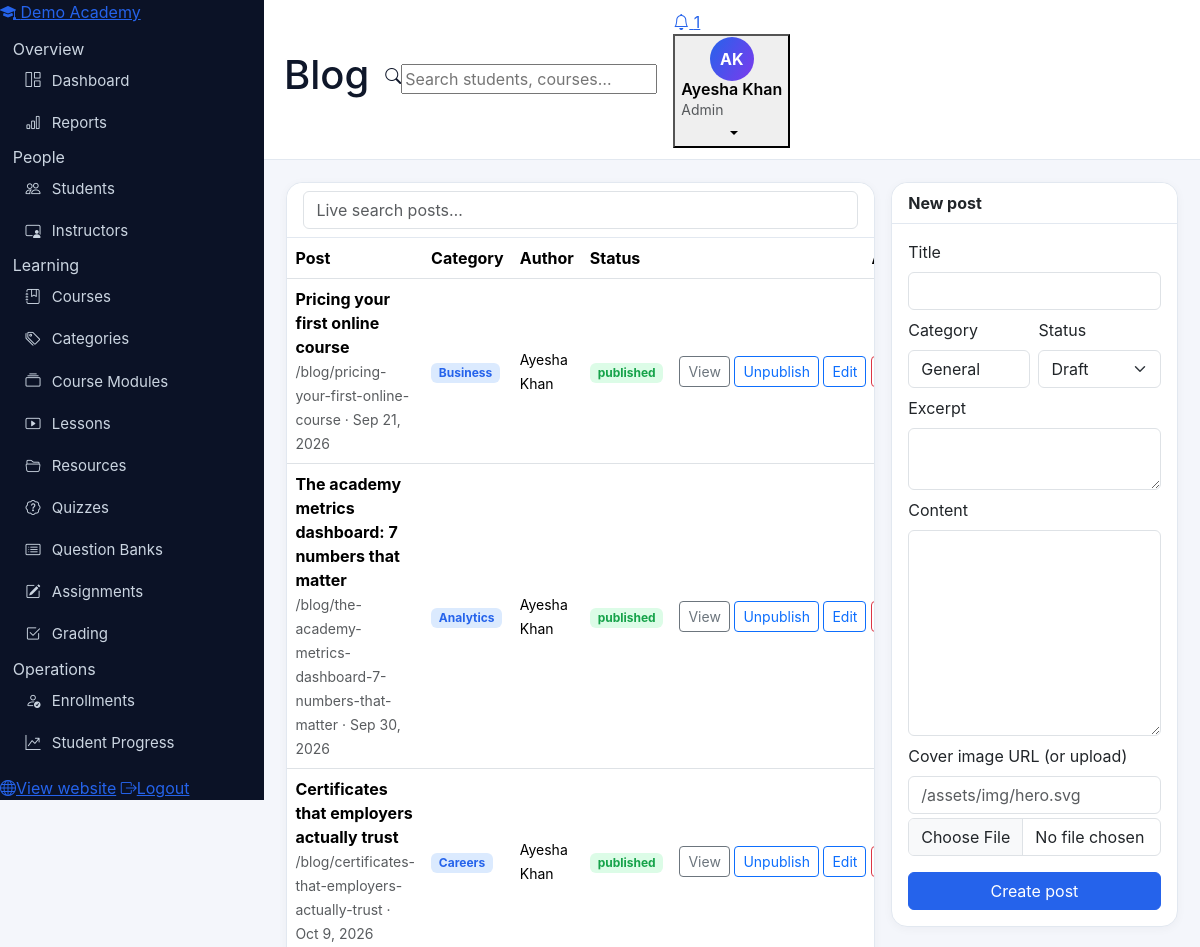
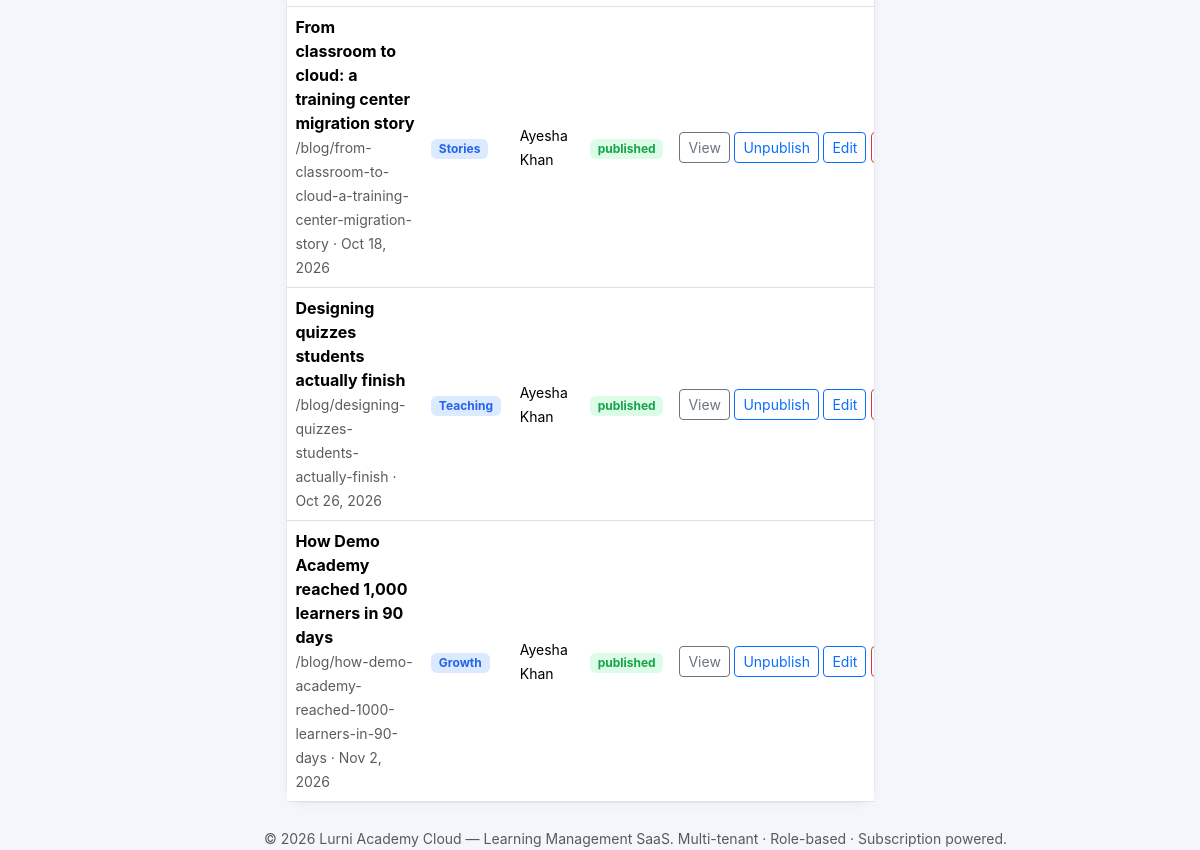
The page /admin/blog.php (signed in) on the database its author committed (2 pictures, top to bottom).
### tables this page shows
CREATE TABLE tenants (
  id INT UNSIGNED AUTO_INCREMENT PRIMARY KEY,
  name VARCHAR(160) NOT NULL,
  slug VARCHAR(160) NOT NULL UNIQUE,
  org_type ENUM('academy','school','university','training_center','individual') NOT NULL DEFAULT 'academy',
  email VARCHAR(190) NULL,
  phone VARCHAR(40) NULL,
  website VARCHAR(190) NULL,
  country VARCHAR(80) NULL,
  logo VARCHAR(255) NULL,
  status ENUM('active','suspended','cancelled') NOT NULL DEFAULT 'active',
  created_at DATETIME NOT NULL DEFAULT CURRENT_TIMESTAMP,
  updated_at DATETIME NOT NULL DEFAULT CURRENT_TIMESTAMP ON UPDATE CURRENT_TIMESTAMP
);

CREATE TABLE blog_posts (
  id INT UNSIGNED AUTO_INCREMENT PRIMARY KEY,
  tenant_id INT UNSIGNED NULL,
  author_id INT UNSIGNED NULL,
  title VARCHAR(190) NOT NULL,
  slug VARCHAR(190) NOT NULL,
  category VARCHAR(60) NULL,
  excerpt VARCHAR(255) NULL,
  content TEXT NULL,
  cover_image VARCHAR(255) NULL,
  status ENUM('draft','published') NOT NULL DEFAULT 'draft',
  published_at DATETIME NULL,
  created_at DATETIME NOT NULL DEFAULT CURRENT_TIMESTAMP,
  updated_at DATETIME NOT NULL DEFAULT CURRENT_TIMESTAMP ON UPDATE CURRENT_TIMESTAMP,
  UNIQUE KEY uq_blog_tenant_slug (tenant_id, slug),
  INDEX idx_blog_status (status),
  CONSTRAINT fk_blog_tenant FOREIGN KEY (tenant_id) REFERENCES tenants(id) ON DELETE CASCADE,
  CONSTRAINT fk_blog_author FOREIGN KEY (author_id) REFERENCES users(id) ON DELETE SET NULL
);

CREATE TABLE users (
  id INT UNSIGNED AUTO_INCREMENT PRIMARY KEY,
  tenant_id INT UNSIGNED NULL,
  name VARCHAR(120) NOT NULL,
  email VARCHAR(190) NOT NULL UNIQUE,
  password_hash VARCHAR(255) NOT NULL,
  role ENUM('super_admin','admin','instructor','student') NOT NULL DEFAULT 'student',
  status ENUM('active','pending','suspended') NOT NULL DEFAULT 'active',
  avatar VARCHAR(255) NULL,
  phone VARCHAR(40) NULL,
  email_verified_at DATETIME NULL,
  verification_token VARCHAR(120) NULL,
  activation_token VARCHAR(120) NULL,
  two_factor_secret VARCHAR(120) NULL,
  remember_token VARCHAR(64) NULL,
  failed_attempts TINYINT UNSIGNED NOT NULL DEFAULT 0,
  locked_until DATETIME NULL,
  last_login_at DATETIME NULL,
  created_at DATETIME NOT NULL DEFAULT CURRENT_TIMESTAMP,
  updated_at DATETIME NOT NULL DEFAULT CURRENT_TIMESTAMP ON UPDATE CURRENT_TIMESTAMP,
  INDEX idx_users_tenant (tenant_id),
  INDEX idx_users_role (role),
  CONSTRAINT fk_users_tenant FOREIGN KEY (tenant_id) REFERENCES tenants(id) ON DELETE CASCADE
);

### includes/functions.php (called while the page is built, shortened)
<?php
function e(?string $v): string { return htmlspecialchars($v ?? '', ENT_QUOTES, 'UTF-8'); }
function current_user(): ?array { return $_SESSION['user'] ?? null; }

### includes/auth.php (called while the page is built, shortened)
<?php
require_once __DIR__ . '/functions.php';
function role_home(string $role): string {
    return match ($role) {
        'super_admin' => '/super-admin/index.php',
        'admin'       => '/admin/dashboard.php',
        'instructor'  => '/instructor/dashboard.php',
        'student'     => '/student/dashboard.php',
        default       => '/index.php',
    };
}

### admin/blog.php (the view, shortened to what this page needs)
<?php
require_once __DIR__ . '/../includes/auth.php';
$pdo = db(); check_tenant_active($pdo);
$tid = require_tenant();
$pageTitle = 'Blog'; $active = 'blog';
$s = $pdo->prepare("SELECT bp.*, u.name AS author_name FROM blog_posts bp LEFT JOIN users u ON u.id=bp.author_id
    WHERE bp.tenant_id=? ORDER BY bp.id DESC");
$s->execute([$tid]); $rows = $s->fetchAll();
$edit = null;
require __DIR__ . '/../includes/header.php';
?>
<div class="row g-3">
  <div class="col-xl-8"><div class="card">
    <div class="card-header bg-white"><input class="form-control" type="search" placeholder="Live search posts…" data-live-search="#blogTable"></div>
    <div class="table-responsive"><table class="table table-hover align-middle mb-0" id="blogTable">
      <thead><tr><th>Post</th><th>Category</th><th>Author</th><th>Status</th><th class="text-end">Actions</th></tr></thead><tbody>
      <?php foreach ($rows as $r): ?>
      <tr><td><strong><?= e($r['title']) ?></strong><br><small class="text-muted">/blog/<?= e($r['slug']) ?><?= $r['published_at'] ? ' · ' . e(date('M j, Y', strtotime((string)$r['published_at']))) : '' ?></small></td>
        <td><span class="badge bg-primary-subtle text-primary"><?= e($r['category'] ?? 'General') ?></span></td>
        <td><small><?= e($r['author_name'] ?? '—') ?></small></td>
        <td><span class="badge bg-<?= $r['status'] === 'published' ? 'success' : 'secondary' ?>-subtle text-<?= $r['status'] === 'published' ? 'success' : 'secondary' ?>"><?= e($r['status']) ?></span></td>
        <td class="text-end text-nowrap">
          <?php if ($r['status'] === 'published'): ?><a class="btn btn-sm btn-outline-secondary" href="/blog-post.php?slug=<?= e($r['slug']) ?>" target="_blank" rel="noopener">View</a><?php endif; ?>
          <form method="post" class="d-inline"><button class="btn btn-sm btn-outline-primary"><?= $r['status'] === 'published' ? 'Unpublish' : 'Publish' ?></button></form>
          <a class="btn btn-sm btn-outline-primary" href="?edit=<?= (int)$r['id'] ?>">Edit</a>
          <form method="post" class="d-inline" onsubmit="return confirm('Delete this post?')"><button class="btn btn-sm btn-outline-danger"></button></form></td></tr>
      <?php endforeach; ?>
      </tbody></table></div></div></div>
  <div class="col-xl-4"><div class="card"><div class="card-header bg-white fw-bold"><?= $edit ? 'Edit post' : 'New post' ?></div><div class="card-body">
    <form method="post" enctype="multipart/form-data"><?= csrf_field() ?><input type="hidden" name="action" value="save"><input type="hidden" name="id" value="<?= (int)($edit['id'] ?? 0) ?>">
      <div class="mb-2"><label class="form-label">Title</label><input class="form-control" name="title" required value="<?= e($edit['title'] ?? '') ?>"></div>
      <div class="row g-2">
        <div class="col-6 mb-2"><label class="form-label">Category</label><input class="form-control" name="category" value="<?= e($edit['category'] ?? 'General') ?>"></div>
        <div class="col-6 mb-2"><label class="form-label">Status</label><select class="form-select" name="status"><option value="draft" <?= ($edit['status'] ?? 'draft') === 'draft' ? 'selected' : '' ?>>Draft</option></select></div>
      </div>
      <div class="mb-2"><label class="form-label">Excerpt</label><textarea class="form-control" name="excerpt" rows="2"><?= e($edit['excerpt'] ?? '') ?></textarea></div>
      <div class="mb-2"><label class="form-label">Content</label><textarea class="form-control" name="content" rows="8"><?= e($edit['content'] ?? '') ?></textarea></div>
      <div class="mb-3"><label class="form-label">Cover image URL (or upload)</label><input class="form-control mb-1" name="cover_image" value="<?= e($edit['cover_image'] ?? '') ?>" placeholder="/assets/img/hero.svg">
        <input class="form-control" type="file" name="cover_file" accept=".png,.jpg,.jpeg,.webp"></div>
      <button class="btn btn-primary w-100"><?= $edit ? 'Update post' : 'Create post' ?></button>
    </form></div></div></div>
</div>
<?php require __DIR__ . '/../includes/footer.php'; ?>

### includes/sidebar.php (shortened to what this page needs)
<?php
$u = current_user();
$role = $u['role'] ?? 'student';
$active = $active ?? '';
$tenantName = $tenantName ?? APP_NAME;
$items = $menus[$role] ?? $menus['student'];
?>
<aside class="sidebar" id="appSidebar">
  <a class="sidebar-brand" href="<?= e(role_home($role)) ?>">
    <span class="brand-mark"><i class="bi bi-mortarboard-fill"></i></span>
    <span class="brand-text"><?= e($tenantName) ?></span>
  </a>
  <nav class="sidebar-nav">
    <?php foreach ($items as $item): ?>
      <?php if (isset($item['section'])): ?>
        <div class="nav-section"><?= e($item['section']) ?></div>
      <?php else: ?>
        <a class="nav-link-app <?= $active === $item['key'] ? 'active' : '' ?>" href="<?= e($item['href']) ?>">
          <i class="bi <?= e($item['icon']) ?>"></i><span><?= e($item['label']) ?></span>
        </a>
      <?php endif; ?>
    <?php endforeach; ?>
  </nav>
  <div class="sidebar-foot">
    <a class="nav-link-app" href="/index.php"><i class="bi bi-globe"></i><span>View website</span></a>
    <a class="nav-link-app" href="/auth/logout.php"><i class="bi bi-box-arrow-right"></i><span>Logout</span></a>
  </div>
</aside>

### assets/css/style.css (style rules this page uses)
:root { --blue:#2563eb; --blue-dark:#1d4ed8; --violet:#7c3aed; --violet-soft:#ede9fe; --ink:#0f172a; --muted:#64748b; --line:#e2e8f0; --bg:#f4f6fb; --card:#ffffff; --grad:linear-gradient(120deg,#2563eb 0%,#7c3aed 100%); --grad-soft:linear-gradient(135deg,#dbeafe 0%,#ede9fe 55%,#ffffff 100%); }
body { background:var(--bg);color:var(--ink);font-family:'Inter',system-ui,-apple-system,'Segoe UI',Roboto,sans-serif; }
a { color:var(--blue); }
.btn-primary { background:var(--blue);border-color:var(--blue); }
.sidebar { width:264px;background:#0b1226;color:#cbd5e1;display:flex;flex-direction:column;position:sticky;top:0;height:100vh;flex-shrink:0;z-index:60; }
.sidebar nav { padding:.8rem;overflow-y:auto;flex:1; }
.sidebar nav a { display:flex;align-items:center;gap:.7rem;color:#cbd5e1;text-decoration:none;padding:.55rem .8rem;border-radius:10px;font-size:.94rem;margin-bottom:2px; }
.card { border:1px solid var(--line);border-radius:16px;box-shadow:0 2px 10px rgba(15,23,42,.04); }
.card-header { border-bottom:1px solid var(--line);border-radius:16px 16px 0 0 !important; }
.badge.bg-primary-subtle { background:#dbeafe !important; }
.badge.bg-success-subtle { background:#dcfce7 !important; }
.text-primary { color:var(--blue) !important; }
.text-success { color:#16a34a !important; }

### rows shown on the page
tenants: name "Demo Academy"
blog_posts: title "Pricing your first online course", slug "pricing-your-first-online-course", published_at "Sep 21, 2026", category "Business", author.name "Ayesha Khan", status "published", shows "Unpublish"
blog_posts: title "The academy metrics dashboard: 7 numbers that matter", slug "the-academy-metrics-dashboard-7-numbers-that-matter", published_at "Sep 30, 2026", category "Analytics", author.name "Ayesha Khan", status "published", shows "Unpublish"
blog_posts: title "Certificates that employers actually trust", slug "certificates-that-employers-actually-trust", published_at "Oct 9, 2026", category "Careers", author.name "Ayesha Khan", status "published", shows "Unpublish"
blog_posts: title "From classroom to cloud: a training center migration story", slug "from-classroom-to-cloud-a-training-center-migration-story", published_at "Oct 18, 2026", category "Stories", author.name "Ayesha Khan", status "published", shows "Unpublish"
blog_posts: title "Designing quizzes students actually finish", slug "designing-quizzes-students-actually-finish", published_at "Oct 26, 2026", category "Teaching", author.name "Ayesha Khan", status "published", shows "Unpublish"
blog_posts: title "How Demo Academy reached 1,000 learners in 90 days", slug "how-demo-academy-reached-1000-learners-in-90-days", published_at "Nov 2, 2026", category "Growth", author.name "Ayesha Khan", status "published", shows "Unpublish"

### other values the page prints
$item['section'] "Overview"
$item['label'] "Dashboard"
$item['label'] "Reports"
$item['section'] "People"
$item['label'] "Students"
$item['label'] "Instructors"
$item['section'] "Learning"
$item['label'] "Courses"
$item['label'] "Categories"
$item['label'] "Course Modules"
$item['label'] "Lessons"
$item['label'] "Resources"
$item['label'] "Quizzes"
$item['label'] "Question Banks"
$item['label'] "Assignments"
